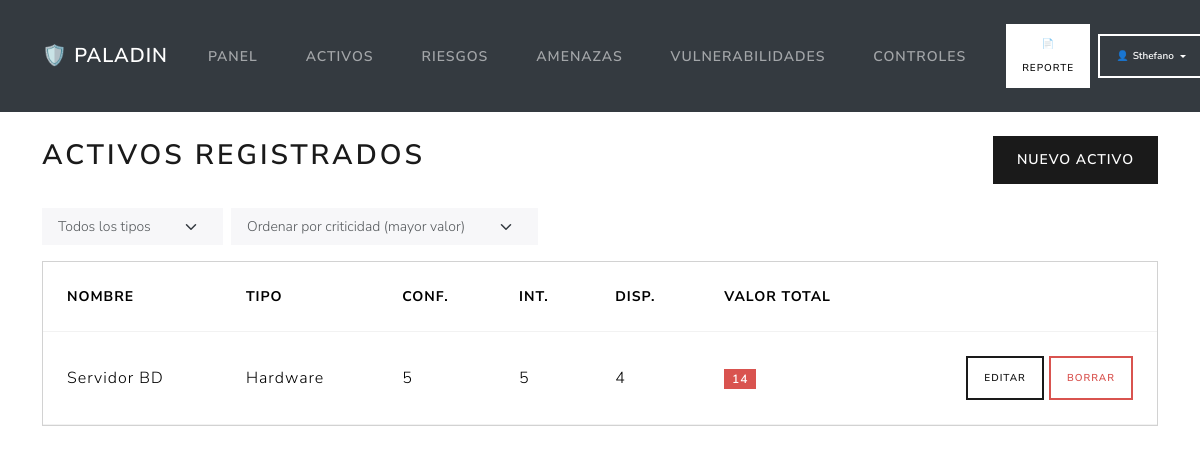
Screenshot of /activos/ (signed in) with the database file from the repository.
### activos/models.py (models this page shows, shortened)
class Activo(models.Model):
    NIVEL_CIA = [
        (1, 'Muy Bajo'),
        (2, 'Bajo'),
        (3, 'Medio'),
        (4, 'Alto'),
        (5, 'Muy Alto'),
    ]
    TIPOS_ACTIVO = [
        ('HW', 'Hardware'),
        ('SW', 'Software'),
        ('INF', 'Información'),
        ('SER', 'Servicio'),
        ('PER', 'Personal'),
    ]
    nombre = models.CharField(max_length=100)
    descripcion = models.TextField()
    tipo = models.CharField(
        max_length=10,
        choices=TIPOS_ACTIVO
    )
    confidencialidad = models.IntegerField(
        choices=NIVEL_CIA
    )
    integridad = models.IntegerField(
        choices=NIVEL_CIA
    )
    disponibilidad = models.IntegerField(
        choices=NIVEL_CIA
    )
    @property
    def valor_total(self):
        return (
            self.confidencialidad +
            self.integridad +
            self.disponibilidad
        )

### activos/views.py (the view)
def lista_activos(request):
    from django.db.models import F
    activos = Activo.objects.annotate(
        valor=F('confidencialidad') + F('integridad') + F('disponibilidad')
    )
    tipo_sel = request.GET.get('tipo', '')
    orden = request.GET.get('orden', 'criticidad')  # criticidad | nombre
    if tipo_sel:
        activos = activos.filter(tipo=tipo_sel)
    if orden == 'nombre':
        activos = activos.order_by('nombre')
    else:
        activos = activos.order_by('-valor', 'nombre')
    return render(
        request,
        'lista_activos.html',
        {
            'activos': activos,
            'tipos': Activo.TIPOS_ACTIVO,
            'tipo_sel': tipo_sel,
            'orden': orden,
        }
    )

### activos/templates/lista_activos.html (shortened to what this page needs)
{% extends 'base.html' %}
{% block contenido %}
<div class="d-flex justify-content-between align-items-center mb-4">
  <h2>Activos Registrados</h2>
  <a href="{% url 'crear_activo' %}" class="btn btn-primary">Nuevo Activo</a>
</div>
<form class="row g-2 mb-3" method="get">
  <div class="col-auto">
    <select name="tipo" class="form-select form-select-sm" onchange="this.form.submit()">
      <option value="">Todos los tipos</option>
    </select>
  </div>
  <div class="col-auto">
    <select name="orden" class="form-select form-select-sm" onchange="this.form.submit()">
      <option value="criticidad" {% if orden == 'criticidad' %}selected{% endif %}>Ordenar por criticidad (mayor valor)</option>
    </select>
  </div>
</form>
<div class="card">
  <div class="card-body p-0">
    <table class="table table-hover mb-0 align-middle">
      <thead>
        <tr>
          <th>Nombre</th><th>Tipo</th><th>Conf.</th><th>Int.</th>
          <th>Disp.</th><th>Valor Total</th><th></th>
        </tr>
      </thead>
      <tbody>
        {% for activo in activos %}
        <tr>
          <td>{{ activo.nombre }}</td>
          <td>{{ activo.get_tipo_display }}</td>
          <td>{{ activo.confidencialidad }}</td>
          <td>{{ activo.integridad }}</td>
          <td>{{ activo.disponibilidad }}</td>
          <td>
            {% if activo.valor_total >= 13 %}<span class="badge bg-danger">{{ activo.valor_total }}</span>
            {% elif activo.valor_total >= 10 %}<span class="badge" style="background:#fd7e14">{{ activo.valor_total }}</span>
            {% elif activo.valor_total >= 7 %}<span class="badge bg-warning text-dark">{{ activo.valor_total }}</span>
            {% else %}<span class="badge bg-success">{{ activo.valor_total }}</span>{% endif %}
          </td>
          <td class="text-end text-nowrap">
            <a href="{% url 'editar_activo' activo.id %}" class="btn btn-outline-primary btn-sm">Editar</a>
            <a href="{% url 'eliminar_activo' activo.id %}" class="btn btn-outline-danger btn-sm">Borrar</a>
          </td>
        </tr>
        {% empty %}
        <tr><td colspan="7" class="text-center text-muted py-4">No existen activos registrados.</td></tr>
        {% endfor %}
      </tbody>
    </table>
  </div>
</div>
{% endblock %}

### riesgos/templates/base.html (shortened to what this page needs)
<!doctype html>
<html lang="es">
  <head>
    <link
      rel="stylesheet"
      href="https://cdn.jsdelivr.net/npm/bootswatch@5.3.8/dist/lux/bootstrap.min.css"
    />
  </head>
  <body>
    <nav class="navbar navbar-expand-lg navbar-dark bg-dark d-print-none">
      <div class="container">
        <a class="navbar-brand fw-bold" href="{% url 'dashboard' %}">🛡️ Paladin</a>
        <div class="collapse navbar-collapse" id="nav">
          <ul class="navbar-nav me-auto">
            <li class="nav-item">
              <a class="nav-link" href="{% url 'dashboard' %}">Panel</a>
            </li>
            <li class="nav-item">
              <a class="nav-link" href="{% url 'lista_activos' %}">Activos</a>
            </li>
            <li class="nav-item">
              <a class="nav-link" href="{% url 'lista_riesgos' %}">Riesgos</a>
            </li>
            <li class="nav-item">
              <a class="nav-link" href="{% url 'lista_amenazas' %}">Amenazas</a>
            </li>
            <li class="nav-item">
              <a class="nav-link" href="{% url 'lista_vulnerabilidades' %}">Vulnerabilidades</a>
            </li>
            <li class="nav-item">
              <a class="nav-link" href="{% url 'lista_controles' %}">Controles</a>
            </li>
          </ul>
          <div class="d-flex align-items-center gap-2">
            <a class="btn btn-light btn-sm fw-semibold" href="{% url 'reporte' %}">📄 Reporte</a>
            {% if user.is_authenticated %}
              <div class="dropdown">
                <button class="btn btn-outline-light btn-sm dropdown-toggle d-flex align-items-center gap-1"
                        type="button" data-bs-toggle="dropdown" aria-expanded="false">
                  <span>👤</span><span class="text-capitalize">{{ user.username }}</span>
                </button>
              </div>
            {% endif %}
          </div>
        </div>
      </div>
    </nav>
    <div class="container my-4">
      {% block contenido %}{% endblock %}
    </div>
  </body>
</html>

### rows the page displays
Activo: nombre "Servidor BD", tipo "Hardware", confidencialidad "5", integridad "5", disponibilidad "4", valor_total "14"

### other values shown
{{ user.username }} "Sthefano"
